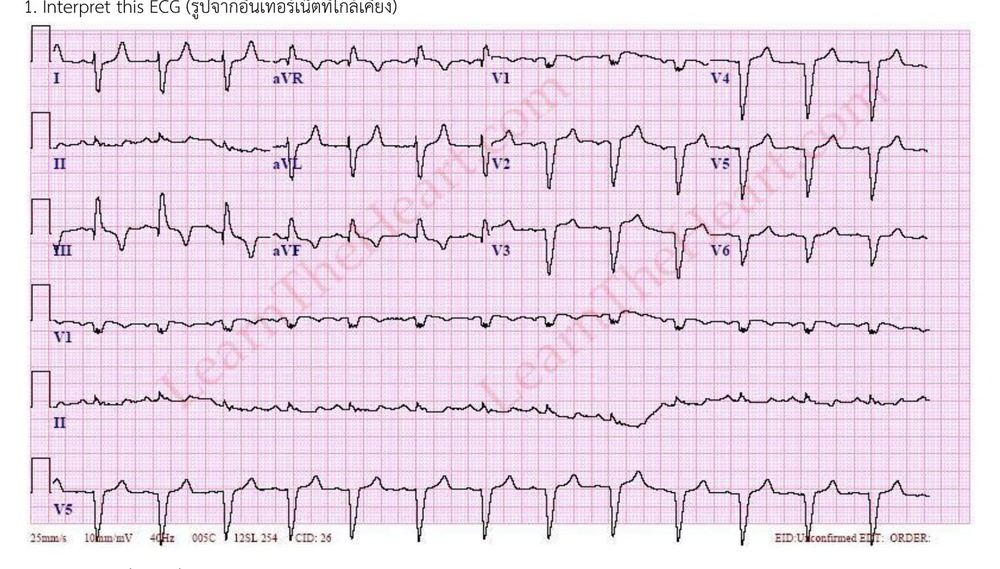
#> input picture img/ac80-ecg.jpg, 1000 x 569 px, shrunk from 1400 x 797 before the run; its folder holds 4 pictures in this run
$ python dims.py
#> lines starting #> are read from the running program, lines starting #| are printed output that depends on the picture
#!/usr/bin/env python3
"""Write data/figs.js: pixel size of every figure in img/*.jpg (read by CVS.fig for width/height attributes)."""
import os, glob
from PIL import Image
os.chdir(os.path.join(os.path.dirname(__file__), '..'))
fs = sorted(glob.glob('img/*.jpg'))
with open('data/figs.js', 'w') as o:
    o.write('/* Generated by tools/dims.py from img/*.jpg. */\nCVS.dims = {\n')
    o.write(',\n'.join('  "%s": [%d, %d]' % ((os.path.basename(f)[:-4],) + Image.open(f).size) for f in fs))
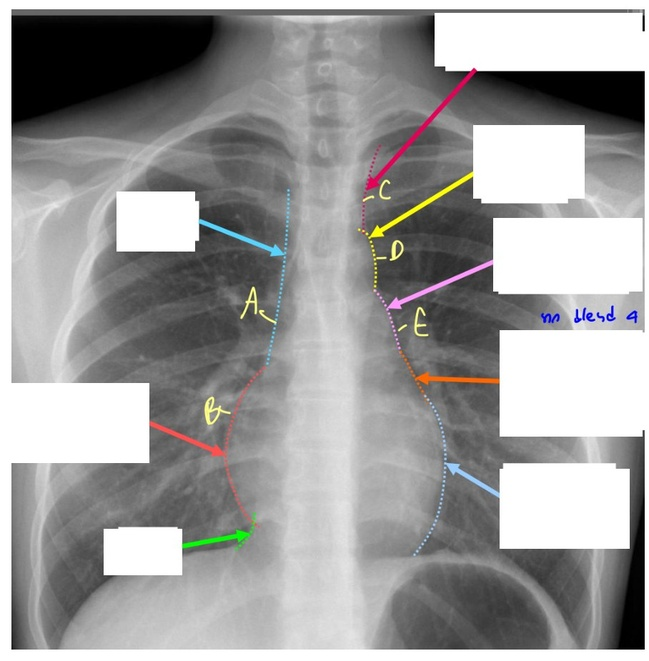
#> input picture img/ac80-i-q1.jpg, 649 x 661 px, shrunk from 908 x 925 before the run
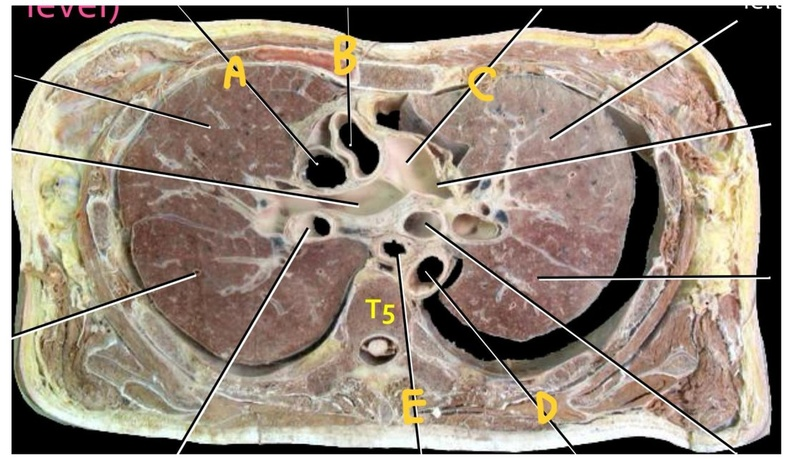
#> input picture img/ac80-i-q2.jpg, 786 x 459 px, shrunk from 1100 x 642 before the run
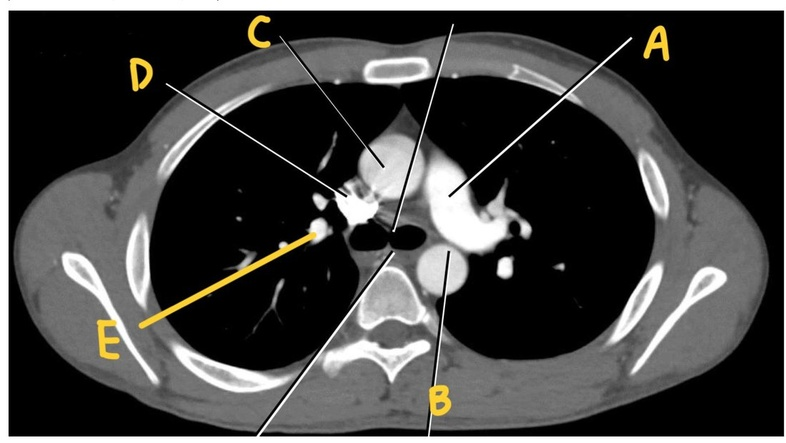
#> input picture img/ac80-i-q3.jpg, 786 x 443 px, shrunk from 1100 x 620 before the run
    o.write('\n};\n')
print(len(fs), 'figures in data/figs.js')
